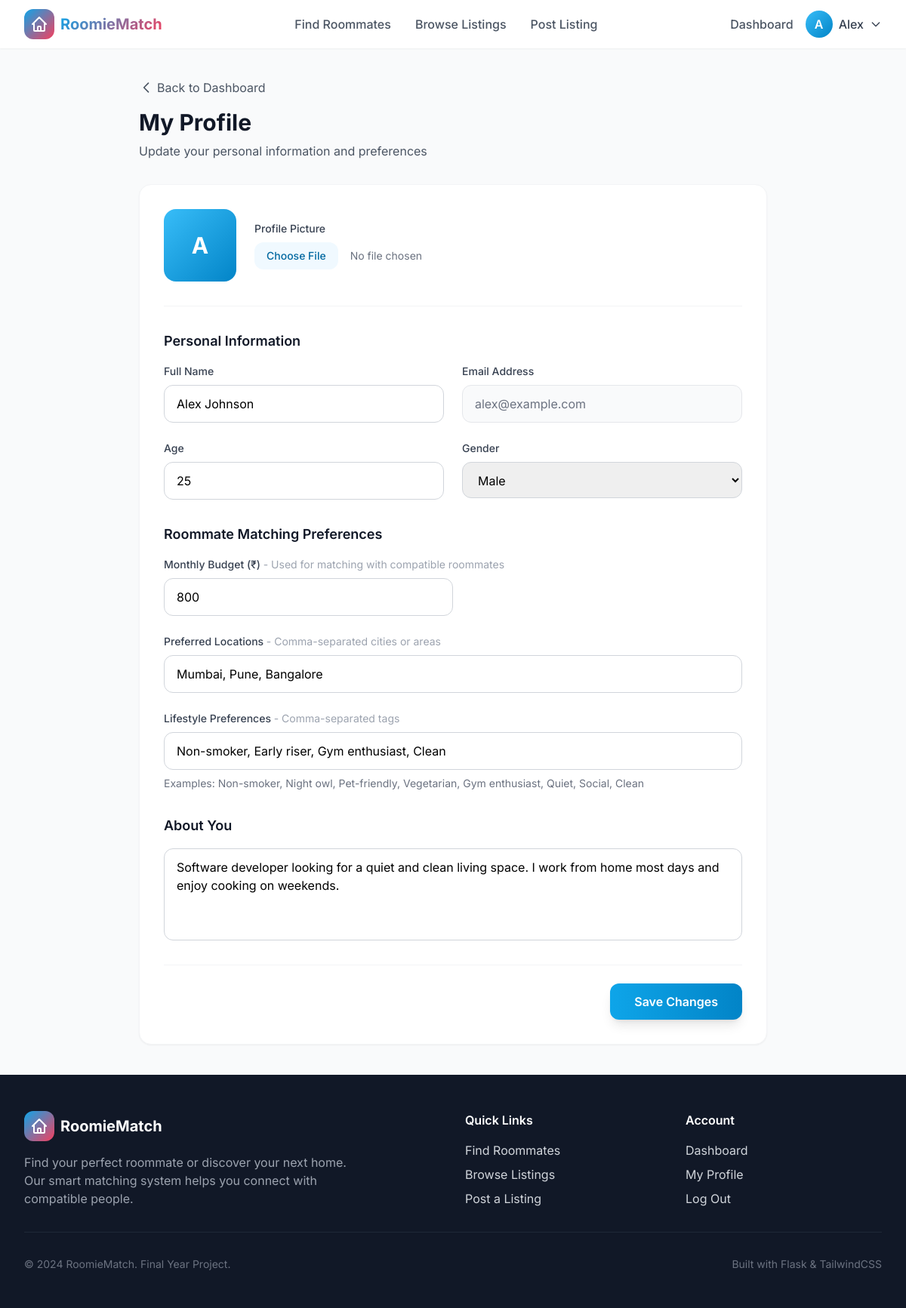
The app's page /profile (signed in) with its own data.
### app.py (models this page shows, shortened)
class User(db.Model):
    id = db.Column(db.Integer, primary_key=True)
    email = db.Column(db.String(120), unique=True, nullable=False)
    password_hash = db.Column(db.String(256), nullable=False)
    name = db.Column(db.String(100), nullable=False)
    age = db.Column(db.Integer, nullable=True)
    gender = db.Column(db.String(20), nullable=True)
    budget = db.Column(db.Integer, nullable=True)  # Monthly budget in currency
    preferred_locations = db.Column(db.String(500), nullable=True)  # Comma-separated
    lifestyle = db.Column(db.String(500), nullable=True)  # Comma-separated tags
    bio = db.Column(db.Text, nullable=True)
    profile_image = db.Column(db.String(200), default='default_avatar.png')
    created_at = db.Column(db.DateTime, default=datetime.utcnow)
    listings = db.relationship('Listing', backref='owner', lazy=True)

### app.py (the view, shortened to what this page needs)
@app.route('/profile', methods=['GET', 'POST'])
@login_required
def profile():
    user = get_current_user()
    return render_template('profile.html', user=user)

### app.py (called while the page is built)
def login_required(f):
    @wraps(f)
    def decorated_function(*args, **kwargs):
        if 'user_id' not in session:
            flash('Please log in to access this page.', 'warning')
            return redirect(url_for('login'))
        return f(*args, **kwargs)
    return decorated_function

def get_current_user():
    if 'user_id' in session:
        return User.query.get(session['user_id'])
    return None

@app.context_processor
def inject_user():
    return dict(current_user=get_current_user())

### templates/profile.html (shortened to what this page needs)
{% extends "base.html" %}
{% block content %}
<div class="max-w-4xl mx-auto px-4 sm:px-6 lg:px-8 py-10">
    <div class="mb-8">
        <a href="{{ url_for('dashboard') }}" class="inline-flex items-center text-gray-600 hover:text-primary-600 mb-4">
            <svg class="w-5 h-5 mr-1" fill="none" stroke="currentColor" viewBox="0 0 24 24">
                <path stroke-linecap="round" stroke-linejoin="round" stroke-width="2" d="M15 19l-7-7 7-7"></path>
            </svg>
            Back to Dashboard
        </a>
        <h1 class="text-3xl font-bold text-gray-900">My Profile</h1>
        <p class="text-gray-600 mt-2">Update your personal information and preferences</p>
    </div>
    <div class="bg-white rounded-2xl shadow-sm border border-gray-100 p-8">
        <form method="POST" action="{{ url_for('profile') }}" enctype="multipart/form-data" class="space-y-8">
            <div class="flex items-center gap-6 pb-8 border-b border-gray-100">
                <div class="w-24 h-24 rounded-2xl bg-gradient-to-br from-primary-400 to-primary-600 flex items-center justify-center text-white text-3xl font-bold overflow-hidden">
                    {% if user.profile_image and user.profile_image != 'default_avatar.png' %}
                        <img src="{{ url_for('static', filename='uploads/' + user.profile_image) }}" alt="{{ user.name }}" class="w-full h-full object-cover">
                    {% else %}
                        {{ user.name[0].upper() }}
                    {% endif %}
                </div>
                <div>
                    <label class="block text-sm font-medium text-gray-700 mb-2">Profile Picture</label>
                    <input type="file" name="profile_image" accept="image/*"
                        class="block w-full text-sm text-gray-500 file:mr-4 file:py-2 file:px-4 file:rounded-xl file:border-0 file:text-sm file:font-medium file:bg-primary-50 file:text-primary-700 hover:file:bg-primary-100 cursor-pointer">
                </div>
            </div>
            <div>
                <h3 class="text-lg font-semibold text-gray-900 mb-4">Personal Information</h3>
                <div class="grid grid-cols-1 md:grid-cols-2 gap-6">
                    <div>
                        <label for="name" class="block text-sm font-medium text-gray-700 mb-2">Full Name</label>
                        <input type="text" id="name" name="name" value="{{ user.name }}" required
                            class="block w-full px-4 py-3 border border-gray-300 rounded-xl focus:ring-2 focus:ring-primary-500 focus:border-primary-500 transition-colors">
                    </div>
                    <div>
                        <label for="email" class="block text-sm font-medium text-gray-700 mb-2">Email Address</label>
                        <input type="email" id="email" value="{{ user.email }}" readonly
                            class="block w-full px-4 py-3 border border-gray-200 rounded-xl bg-gray-50 text-gray-500 cursor-not-allowed">
                    </div>
                    <div>
                        <label for="age" class="block text-sm font-medium text-gray-700 mb-2">Age</label>
                        <input type="number" id="age" name="age" value="{{ user.age or '' }}" min="18" max="99"
                            class="block w-full px-4 py-3 border border-gray-300 rounded-xl focus:ring-2 focus:ring-primary-500 focus:border-primary-500 transition-colors">
                    </div>
                    <div>
                        <label for="gender" class="block text-sm font-medium text-gray-700 mb-2">Gender</label>
                        <select id="gender" name="gender"
                            class="block w-full px-4 py-3 border border-gray-300 rounded-xl focus:ring-2 focus:ring-primary-500 focus:border-primary-500 transition-colors">
                            <option value="Male" {% if user.gender == 'Male' %}selected{% endif %}>Male</option>
                        </select>
                    </div>
                </div>
            </div>
            <div>
                <h3 class="text-lg font-semibold text-gray-900 mb-4">Roommate Matching Preferences</h3>
                <div class="space-y-6">
                    <div>
                        <label for="budget" class="block text-sm font-medium text-gray-700 mb-2">
                            Monthly Budget (&#8377;)
                            <span class="text-gray-400 font-normal">- Used for matching with compatible roommates</span>
                        </label>
                        <input type="number" id="budget" name="budget" value="{{ user.budget or '' }}" min="0"
                            class="block w-full md:w-1/2 px-4 py-3 border border-gray-300 rounded-xl focus:ring-2 focus:ring-primary-500 focus:border-primary-500 transition-colors"
                            placeholder="10000">
                    </div>
                    <div>
                        <label for="preferred_locations" class="block text-sm font-medium text-gray-700 mb-2">
                            Preferred Locations
                            <span class="text-gray-400 font-normal">- Comma-separated cities or areas</span>
                        </label>
                        <input type="text" id="preferred_locations" name="preferred_locations" value="{{ user.preferred_locations or '' }}"
                            class="block w-full px-4 py-3 border border-gray-300 rounded-xl focus:ring-2 focus:ring-primary-500 focus:border-primary-500 transition-colors"
                            placeholder="Mumbai, Pune, Bangalore">
                    </div>
                    <div>
                        <label for="lifestyle" class="block text-sm font-medium text-gray-700 mb-2">
                            Lifestyle Preferences
                            <span class="text-gray-400 font-normal">- Comma-separated tags</span>
                        </label>
                        <input type="text" id="lifestyle" name="lifestyle" value="{{ user.lifestyle or '' }}"
                            class="block w-full px-4 py-3 border border-gray-300 rounded-xl focus:ring-2 focus:ring-primary-500 focus:border-primary-500 transition-colors"
                            placeholder="Non-smoker, Early riser, Pet-friendly">
                        <p class="mt-2 text-sm text-gray-500">
                            Examples: Non-smoker, Night owl, Pet-friendly, Vegetarian, Gym enthusiast, Quiet, Social, Clean
                        </p>
                    </div>
                </div>
            </div>
            <div>
                <h3 class="text-lg font-semibold text-gray-900 mb-4">About You</h3>
                <textarea id="bio" name="bio" rows="4"
                    class="block w-full px-4 py-3 border border-gray-300 rounded-xl focus:ring-2 focus:ring-primary-500 focus:border-primary-500 transition-colors resize-none"
                    placeholder="Tell potential roommates about yourself, your daily routine, hobbies, and what you're looking for in a roommate...">{{ user.bio or '' }}</textarea>
            </div>
            <div class="flex justify-end pt-6 border-t border-gray-100">
                <button type="submit"
                    class="px-8 py-3 bg-gradient-to-r from-primary-500 to-primary-600 text-white font-semibold rounded-xl hover:from-primary-600 hover:to-primary-700 focus:outline-none focus:ring-2 focus:ring-primary-500 focus:ring-offset-2 transition-all shadow-lg hover:shadow-xl">
                    Save Changes
                </button>
            </div>
        </form>
    </div>
</div>
{% endblock %}

### templates/base.html (shortened to what this page needs)
<!DOCTYPE html>
<html lang="en">
<head>
    <script src="https://cdn.tailwindcss.com"></script>
</head>
<body class="min-h-screen bg-gray-50 flex flex-col">
    <nav class="bg-white shadow-sm sticky top-0 z-50">
        <div class="max-w-7xl mx-auto px-4 sm:px-6 lg:px-8">
            <div class="flex justify-between items-center h-16">
                <a href="{{ url_for('home') }}" class="flex items-center space-x-2">
                    <div class="w-10 h-10 bg-gradient-to-br from-primary-500 to-accent-500 rounded-xl flex items-center justify-center">
                        <svg class="w-6 h-6 text-white" fill="none" stroke="currentColor" viewBox="0 0 24 24">
                            <path stroke-linecap="round" stroke-linejoin="round" stroke-width="2" d="M3 12l2-2m0 0l7-7 7 7M5 10v10a1 1 0 001 1h3m10-11l2 2m-2-2v10a1 1 0 01-1 1h-3m-6 0a1 1 0 001-1v-4a1 1 0 011-1h2a1 1 0 011 1v4a1 1 0 001 1m-6 0h6"></path>
                        </svg>
                    </div>
                    <span class="text-xl font-bold gradient-text">RoomieMatch</span>
                </a>
                <div class="hidden md:flex items-center space-x-8">
                    <a href="{{ url_for('browse_roommates') }}" class="text-gray-600 hover:text-primary-600 font-medium transition-colors">
                        Find Roommates
                    </a>
                    <a href="{{ url_for('browse_listings') }}" class="text-gray-600 hover:text-primary-600 font-medium transition-colors">
                        Browse Listings
                    </a>
                    {% if current_user %}
                        <a href="{{ url_for('post_listing') }}" class="text-gray-600 hover:text-primary-600 font-medium transition-colors">
                            Post Listing
                        </a>
                    {% endif %}
                </div>
                <div class="hidden md:flex items-center space-x-4">
                    {% if current_user %}
                        <a href="{{ url_for('dashboard') }}" class="text-gray-600 hover:text-primary-600 font-medium transition-colors">
                            Dashboard
                        </a>
                        <div class="relative group">
                            <button class="flex items-center space-x-2 text-gray-700 hover:text-primary-600">
                                <div class="w-9 h-9 rounded-full bg-gradient-to-br from-primary-400 to-primary-600 flex items-center justify-center text-white font-semibold">
                                    {{ current_user.name[0].upper() }}
                                </div>
                                <span class="font-medium">{{ current_user.name.split()[0] }}</span>
                                <svg class="w-4 h-4" fill="none" stroke="currentColor" viewBox="0 0 24 24">
                                    <path stroke-linecap="round" stroke-linejoin="round" stroke-width="2" d="M19 9l-7 7-7-7"></path>
                                </svg>
                            </button>
                        </div>
                    {% endif %}
                </div>
            </div>
        </div>
    </nav>
    <main class="flex-grow">
        {% block content %}{% endblock %}
    </main>
    <footer class="bg-gray-900 text-gray-300 mt-auto">
        <div class="max-w-7xl mx-auto px-4 sm:px-6 lg:px-8 py-12">
            <div class="grid grid-cols-1 md:grid-cols-4 gap-8">
                <div class="col-span-1 md:col-span-2">
                    <div class="flex items-center space-x-2 mb-4">
                        <div class="w-10 h-10 bg-gradient-to-br from-primary-500 to-accent-500 rounded-xl flex items-center justify-center">
                            <svg class="w-6 h-6 text-white" fill="none" stroke="currentColor" viewBox="0 0 24 24">
                                <path stroke-linecap="round" stroke-linejoin="round" stroke-width="2" d="M3 12l2-2m0 0l7-7 7 7M5 10v10a1 1 0 001 1h3m10-11l2 2m-2-2v10a1 1 0 01-1 1h-3m-6 0a1 1 0 001-1v-4a1 1 0 011-1h2a1 1 0 011 1v4a1 1 0 001 1m-6 0h6"></path>
                            </svg>
                        </div>
                        <span class="text-xl font-bold text-white">RoomieMatch</span>
                    </div>
                    <p class="text-gray-400 max-w-md">
                        Find your perfect roommate or discover your next home. Our smart matching system helps you connect with compatible people.
                    </p>
                </div>
                <div>
                    <h3 class="text-white font-semibold mb-4">Quick Links</h3>
                    <ul class="space-y-2">
                        <li><a href="{{ url_for('browse_roommates') }}" class="hover:text-white transition-colors">Find Roommates</a></li>
                        <li><a href="{{ url_for('browse_listings') }}" class="hover:text-white transition-colors">Browse Listings</a></li>
                        {% if current_user %}
                            <li><a href="{{ url_for('post_listing') }}" class="hover:text-white transition-colors">Post a Listing</a></li>
                        {% endif %}
                    </ul>
                </div>
                <div>
                    <h3 class="text-white font-semibold mb-4">Account</h3>
                    <ul class="space-y-2">
                        {% if current_user %}
                            <li><a href="{{ url_for('dashboard') }}" class="hover:text-white transition-colors">Dashboard</a></li>
                            <li><a href="{{ url_for('profile') }}" class="hover:text-white transition-colors">My Profile</a></li>
                            <li><a href="{{ url_for('logout') }}" class="hover:text-white transition-colors">Log Out</a></li>
                        {% else %}
                            <li><a href="{{ url_for('login') }}" class="hover:text-white transition-colors">Log In</a></li>
                            <li><a href="{{ url_for('register') }}" class="hover:text-white transition-colors">Sign Up</a></li>
                        {% endif %}
                    </ul>
                </div>
            </div>
            <hr class="border-gray-800 my-8">
            <div class="flex flex-col md:flex-row justify-between items-center">
                <p class="text-gray-500 text-sm">
                    &copy; 2024 RoomieMatch. Final Year Project.
                </p>
                <p class="text-gray-500 text-sm mt-2 md:mt-0">
                    Built with Flask & TailwindCSS
                </p>
            </div>
        </div>
    </footer>
</body>
</html>

### templates/base.html (style rules this page uses)
body { font-family: 'Inter', system-ui, sans-serif; }
html { scroll-behavior: smooth; }
.gradient-text { background: linear-gradient(135deg, #0ea5e9 0%, #f43f5e 100%); -webkit-background-clip: text; -webkit-text-fill-color: transparent; background-clip: text; }

### records on screen
User: name "A", name "Alex", name "Alex Johnson", email "alex@example.com", age "25", gender "Male", budget "800", preferred_locations "Mumbai, Pune, Bangalore", lifestyle "Non-smoker, Early riser, Gym enthusiast, Clean", bio "Software developer looking for a quiet and clean living space. I work from home most days and enjoy cooking on weekends."
